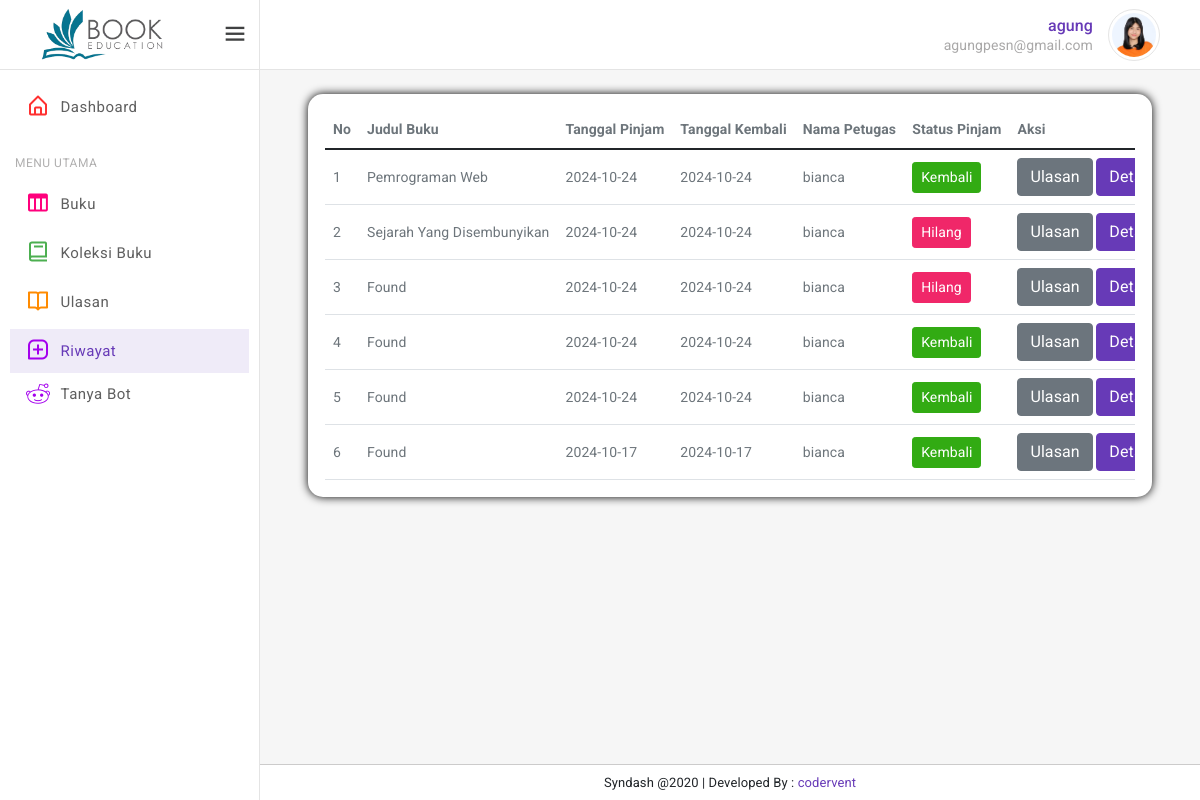
Page /pengguna/riwayat.php (signed in) on the committed database.
### tables this page shows
CREATE TABLE `peminjaman` (
  `id` int NOT NULL,
  `id_pengguna` int NOT NULL,
  `id_petugas` int DEFAULT NULL,
  `id_buku` int NOT NULL,
  `tgl_pinjam` date DEFAULT NULL,
  `status` enum('pinjam','kembali','hilang') NOT NULL
);

CREATE TABLE `buku` (
  `id` int NOT NULL,
  `id_kategori` int NOT NULL,
  `id_rak` int NOT NULL,
  `judul` varchar(100) NOT NULL,
  `penulis` varchar(100) NOT NULL,
  `penerbit` varchar(100) NOT NULL,
  `tahun` int NOT NULL,
  `gambar` text NOT NULL
);

CREATE TABLE `pengembalian` (
  `id` int NOT NULL,
  `id_peminjaman` int NOT NULL,
  `id_petugas` int NOT NULL,
  `tgl_kembali` date NOT NULL
);

CREATE TABLE `petugas` (
  `id` int NOT NULL,
  `nama_petugas` varchar(100) NOT NULL,
  `alamat` text NOT NULL,
  `username` varchar(100) NOT NULL,
  `password` text NOT NULL,
  `level` enum('admin','petugas') NOT NULL
);

### pengguna/riwayat.php (the view, shortened to what this page needs)
<?php
include '../koneksi.php';
?>
<!DOCTYPE html>
<html lang="en">
<head>
    <link href="../assets/plugins/vectormap/jquery-jvectormap-2.0.2.css" rel="stylesheet" />
    <link href="../assets/plugins/simplebar/css/simplebar.css" rel="stylesheet" />
    <link href="../assets/plugins/perfect-scrollbar/css/perfect-scrollbar.css" rel="stylesheet" />
    <link href="../assets/plugins/metismenu/css/metisMenu.min.css" rel="stylesheet" />
    <link href="../assets/css/pace.min.css" rel="stylesheet" />
    <link rel="stylesheet" href="../assets/css/bootstrap.min.css" />
    <link rel="stylesheet" href="../assets/css/icons.css" />
    <link rel="stylesheet" href="../assets/css/app.css" />
    <link rel="stylesheet" href="../assets/css/dark-sidebar.css" />
    <link rel="stylesheet" href="../assets/css/dark-theme.css" />
    <link href="../assets/plugins/datatable/css/dataTables.bootstrap4.min.css" rel="stylesheet" type="text/css">
    <link href="../assets/plugins/datatable/css/buttons.bootstrap4.min.css" rel="stylesheet" type="text/css">
</head>
<body>
    <div class="wrapper">
        <div class="sidebar-wrapper" data-simplebar="true" id="sidebar">
            <div class="sidebar-header">
                <div class="img-fluid">
                    <img src="../assets/images/knjt.png" class="logo-icon-2 w-75" alt="IF-PERPUS" />
                </div>
                <a href="javascript:;" class="toggle-btn ms-auto"> <i class="bx bx-menu"></i></a>
            </div>
            <ul class="metismenu" id="menu">
                <li>
                    <a href="dashboard.php">
                        <div class="parent-icon icon-color-1"><i class="bx bx-home-alt"></i></div>
                        <div class="menu-title">Dashboard</div>
                    </a>
                </li>
                <li class="menu-label">Menu Utama</li>
                <li>
                    <a href="buku.php">
                        <div class="parent-icon icon-color-2"><i class="bx bx-columns"></i></div>
                        <div class="menu-title">Buku</div>
                    </a>
                </li>
                <li>
                    <a href="koleksi_buku.php">
                        <div class="parent-icon icon-color-3"><i class="bx bx-book"></i></div>
                        <div class="menu-title">Koleksi Buku</div>
                    </a>
                </li>
                <li>
                    <a href="ulasan.php">
                        <div class="parent-icon icon-color-4"><i class="bx bx-book-open"></i></div>
                        <div class="menu-title">Ulasan</div>
                    </a>
                </li>
                <li>
                    <a href="riwayat.php">
                        <div class="parent-icon icon-color-5"><i class="bx bx-message-square-add"></i></div>
                        <div class="menu-title">Riwayat</div>
                    </a>
                </li>
                <a href="chatai.php">
                    <div class="parent-icon icon-color-5"><i class="lni lni-reddit"></i></i></div>
                    <div class="menu-title">Tanya Bot</div>
                </a>
            </ul>
        </div>
        <header class="top-header">
            <nav class="navbar navbar-expand">
                <ul class="list-unstyled ms-auto" style="margin-top: -.5rem;">
                    <li class="nav-item dropdown dropdown-user-profile">
                        <a class="nav-link dropdown-toggle dropdown-toggle-nocaret" href="javascript:;"
                            data-bs-toggle="dropdown">
                            <div class="d-flex user-box align-items-center">
                                <div class="user-info">
                                    <p class="user-name mb-0"><?php echo $_SESSION['nama_pengguna']?></p>
                                    <p class="designattion mb-0"><?php echo $_SESSION['email']?></p>
                                </div>
                                <img src="../assets/images/michie.jpg" class="user-img" alt="user avatar">
                            </div>
                        </a>
                    </li>
                </ul>
            </nav>
        </header>
        <div class="page-content-wrapper">
            <div class="page-content">
                <div class="container-fluid">
                    <div class="container">
                        <div class="row">
                            <div class="col-12">
                                <div class="card radius-15">
                                    <div class="card-body">
                                        <div class="table-responsive">
                                            <table class="table mb-0">
                                                <thead>
                                                    <tr>
                                                        <th>No</th>
                                                        <th>Judul Buku</th>
                                                        <th>Tanggal Pinjam</th>
                                                        <th>Tanggal Kembali</th>
                                                        <th>Nama Petugas</th>
                                                        <th>Status Pinjam</th>
                                                        <th>Aksi</th>
                                                    </tr>
                                                </thead>
                                                <tbody>
                                                    <?php
                                        $no = 1;
                                        $email_ses = $_SESSION['email'];
                                        $query = mysqli_query($koneksi, "SELECT peminjaman.*, buku.judul, buku.gambar, petugas.nama_petugas,
                                            pengguna.nama_pengguna, pengguna.alamat, pengguna.email, rak.nama_rak, kategori.nama_kategori,
                                            pengembalian.tgl_kembali FROM peminjaman
                                            INNER JOIN buku ON peminjaman.id_buku = buku.id
                                            INNER JOIN petugas ON peminjaman.id_petugas = petugas.id
                                            INNER JOIN pengguna ON peminjaman.id_pengguna = pengguna.id
                                            INNER JOIN pengembalian ON pengembalian.id_peminjaman = peminjaman.id
                                            INNER JOIN kategori ON buku.id_kategori = kategori.id
                                            INNER JOIN rak ON buku.id_rak = rak.id
                                            WHERE peminjaman.status != 'pinjam' AND pengguna.email = '$email_ses'
                                            ORDER BY peminjaman.id DESC");
                                            if (!$query) {
                                                echo "Query error: " . mysqli_error($koneksi);
                                            } else {
                                                while ($data = mysqli_fetch_assoc($query)) :
                                        ?>
                                                    <tr>
                                                        <td><?php echo $no++; ?></td>
                                                        <td><?php echo $data['judul']; ?></td>
                                                        <td><?php echo $data['tgl_pinjam']; ?></td>
                                                        <td><?php echo $data['tgl_kembali']; ?></td>
                                                        <td><?php echo $data['nama_petugas']; ?></td>
                                                        <?php if($data['status'] == 'kembali') { ?>
                                                        <td>
                                                            <a
                                                                class="btn btn-success btn-sm"><?php echo $data['status']; ?></a>
                                                        </td>
                                                        <?php } else { ?>
                                                        <td>
                                                            <span
                                                                class="btn btn-danger btn-sm"><?php echo $data['status']; ?></span>
                                                        </td>
                                                        <?php } ?>
                                                        <td>
                                                            <a href="" class="btn btn-secondary" data-bs-toggle="modal"
                                                                data-bs-target="#modalUlasan<?php echo $data['id_buku']; ?>">Ulasan</a>
                                                            <a href="" class="btn btn-primary" data-bs-toggle="modal"
                                                                data-bs-target="#modalDetailRiwayat<?php echo $data['id']; ?>">Detail</a>
                                                        </td>
                                                    </tr>
                                                    <?php endwhile;} ?>
                                                </tbody>
                                            </table>
                                        </div>
                                    </div>
                                </div>
                            </div>
                        </div>
                    </div>
                </div>
            </div>
        </div>
    </div>
    <div class="footer">
        <p class="mb-0">Syndash @2020 | Developed By : <a href="https://themeforest.net/user/codervent"
                target="_blank">codervent</a>
        </p>
    </div>
</body>
</html>

### assets/css/app.css (style rules this page uses)
html { width: 100%; height: 100%; }
body { font-family: 'Open Sans', sans-serif; font-family: 'Roboto', sans-serif; background-color: #f6f6f6; letter-spacing: .1px; font-size: 14px; overflow-x:hidden }
a { text-decoration: none; color: #673ab7; }
.wrapper { width: 100%; height: 100%; position: relative; }
.top-header { width: auto; height: 70px; line-height: 70px; background: #fff; position: fixed; top: 0; left: 260px; right: 0; z-index: 15; border-bottom: 1px solid #e4e4e4; box-shadow: none; }
.toggle-btn { margin-right: 10px; font-size: 28px; color: #404142; width: 45px; height: 45px; line-height: 45px; background: transparent; text-align: center; border-radius: 50%; cursor: pointer; outline: none; }
.logo-icon-2 { width: 35px; margin-left: 10px; }
.top-header .navbar { padding: 0 1.5rem; background: transparent; }
.sidebar-header { width: 260px; position: fixed; top: 0; left: 0; right: 0; display: flex; align-items: center; padding: 0px 0px 0px 15px; height: 70px; background: #fff; border-right: 1px solid #e4e4e4; border-bottom: 1px solid #e4e4e4; z-index: 1; transition: all .2s ease-out; }
.dropdown-toggle-nocaret:after { display: none }
.user-box { line-height: 1.3; height: 70px; }
.user-info { text-align: right; margin-right: 15px; }
.user-info .user-name { font-size: 16px; font-weight: 500; }
.user-info .designattion { font-size: 14px; color: #a9a8a8; }
.user-img { width: 52px; height: 52px; border-radius: 50%; border: 1px solid #e5e5e5; padding: 3px; }
.sidebar-wrapper { width: 260px; height: calc(100% - 70px); position: fixed; top: 70px; left: 0; bottom: 0; z-index: 16; background: #fff; border-right: 1px solid #e4e4e4; box-shadow: none; transition: all .2s ease-out; }
.page-content-wrapper { margin-left: 260px; transition: all .3s ease-out; margin-top: 70px; padding-bottom: 20px; }
.page-content { padding: 1.5rem; }
.list-unstyled { padding-left: 0; list-style: none }
.sidebar-wrapper ul { padding: 0; margin: 0; list-style: none; background: transparent; }
.sidebar-wrapper .metismenu { background: transparent; display: -webkit-box; display: -ms-flexbox; display: flex; padding: 10px; -webkit-box-orient: vertical; -webkit-box-direction: normal; -ms-flex-direction: column; flex-direction: column; }
.sidebar-wrapper .metismenu li+li { margin-top: 5px; }
.sidebar-wrapper .metismenu li:first-child { margin-top: 5px; }
.sidebar-wrapper .metismenu>li { display: -webkit-box; display: -ms-flexbox; display: flex; -webkit-box-orient: vertical; -webkit-box-direction: normal; -ms-flex-direction: column; flex-direction: column; position: relative; }
.sidebar-wrapper .metismenu a { position: relative; display: flex; align-items: center; justify-content: left; padding: 8px 15px; font-size: 15px; color: #5f5f5f; outline-width: 0; text-overflow: ellipsis; overflow: hidden; letter-spacing: .5px; border: 1px solid #ffffff00; transition: all .3s ease-out; }
.sidebar-wrapper .metismenu a .parent-icon { font-size: 24px; line-height: 1; }
.sidebar-wrapper .metismenu a .menu-title { margin-left: 10px; }
.sidebar-wrapper .metismenu a:hover, .sidebar-wrapper .metismenu a:focus, .sidebar-wrapper .metismenu a:active, .sidebar-wrapper .metismenu .mm-active>a { color: #673ab7; text-decoration: none; background: rgb(103 58 183 / 10%); }
.menu-label { padding: 20px 15px 5px 5px; color: #b0afaf; text-transform: uppercase; font-size: 12px; letter-spacing: 0.5px; }
.footer { position: fixed; bottom: 0; left: 0; right: 0; background: #ffffff; border-top: 1px solid #cccbcb; padding: 8px 15px; font-size: 13px; text-align: center; margin-left: 260px; transition: all .3s ease-out; z-index: 10; }
.card { box-shadow: 0 0.1rem 0.7rem rgba(0, 0, 0, .10); border: 1px solid rgba(0, 0, 0, 0); margin-bottom: 1.5rem; }
.btn { text-transform: capitalize; }
.btn-primary { color: #fff; background-color: #673ab7; border-color: #673ab7; }
.btn-primary { color: #fff; background-color: #673ab7; border-color: #673ab7 }
.btn-success { color: #fff; background-color: #32ab13; border-color: #32ab13 }
.btn-danger { color: #fff; background-color: #f02769; border-color: #f02769 }
.nav-link { color: #673ab7; }
.icon-color-1 { color: #ff3030; }
.icon-color-2 { color: #ff007c; }
.icon-color-3 { color: #4CAF50; }
.icon-color-4 { color: #ff8b01; }
.icon-color-5 { color: #a400ed; }
.table-responsive { white-space: nowrap; }
.table td, .table th { vertical-align: middle; color: #6d757b; }
.radius-15 { border-radius: 15px; }

### pengguna/riwayat.php (style rules this page uses)
.card { box-shadow: 0px 0px 10px black; }

### rows in the picture
peminjaman: id_buku.judul "Pemrograman Web", tgl_pinjam "2024-10-24", pengembalian.tgl_kembali "2024-10-24", id_petugas.nama_petugas "bianca", status "Kembali"
peminjaman: id_buku.judul "Sejarah Yang Disembunyikan", tgl_pinjam "2024-10-24", pengembalian.tgl_kembali "2024-10-24", id_petugas.nama_petugas "bianca", status "Hilang"
peminjaman: id_buku.judul "Found", tgl_pinjam "2024-10-24", pengembalian.tgl_kembali "2024-10-24", id_petugas.nama_petugas "bianca", status "Hilang"
peminjaman: id_buku.judul "Found", tgl_pinjam "2024-10-24", pengembalian.tgl_kembali "2024-10-24", id_petugas.nama_petugas "bianca", status "Kembali"
peminjaman: id_buku.judul "Found", tgl_pinjam "2024-10-24", pengembalian.tgl_kembali "2024-10-24", id_petugas.nama_petugas "bianca", status "Kembali"
peminjaman: id_buku.judul "Found", tgl_pinjam "2024-10-17", pengembalian.tgl_kembali "2024-10-17", id_petugas.nama_petugas "bianca", status "Kembali"

### other values in the picture
$_SESSION['nama_pengguna'] "agung"
$_SESSION['email'] "agungpesn@gmail.com"
